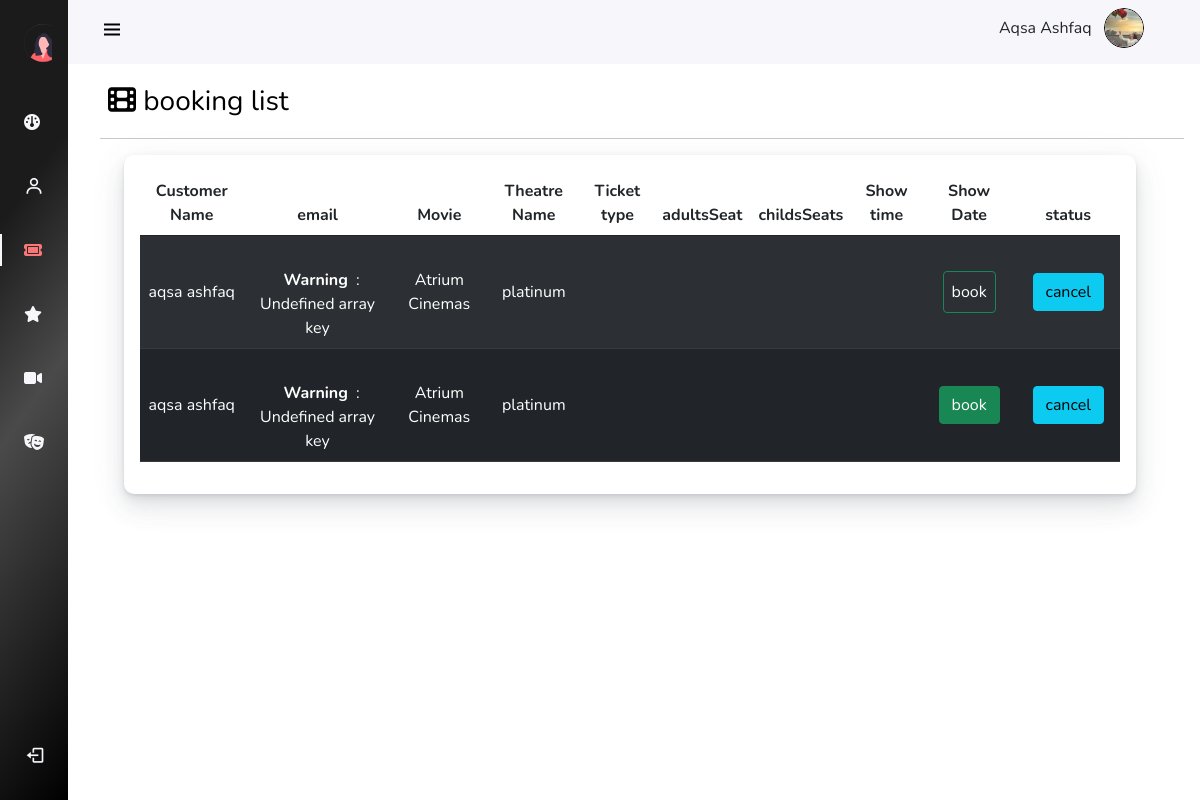
/AdminPanel/Pages/booking.php (signed in), run on the app's committed database.
### tables this page shows
CREATE TABLE `booking` (
  `booking_id` int(11) NOT NULL,
  `customer-name` varchar(255) NOT NULL,
  `movieTitle` varchar(255) NOT NULL,
  `theater-name` varchar(255) NOT NULL,
  `ticket-type` varchar(255) NOT NULL,
  `child-seats` int(11) NOT NULL,
  `showtime` time NOT NULL,
  `showdate` date NOT NULL,
  `email` varchar(255) NOT NULL,
  `adult-seats` int(11) NOT NULL
);

### AdminPanel/Pages/booking.php (the view, shortened to what this page needs)
<?php
include("scripts.php");
include("Config.php");
?>
<!DOCTYPE html>
<html lang="en">
<head>
    <link rel="stylesheet" href="../assets/css/instyle.css">
</head>
<body id="body-pd">
    <header class="header" id="header">
        <div class="header_toggle"> <i class='bx bx-menu' id="header-toggle"></i> </div>
        <div class="d-flex" >
                <p class="pt-2"> <?php echo $_SESSION['full_name'];?> </p>&nbsp;&nbsp;&nbsp;
                <div class="header_img ms-auto mx-4"> <img class="img-fluid" src="../assets/images/uploads/<?php echo $_SESSION['picture'] ;?> "
                style="width:40px;height:40px;border:1px solid black;border-radius:50px;"  alt="logo"> </div>
             </div>
    </header>
    <div class="l-navbar" id="nav-bar">
        <nav class="nav">
            <div>
                 <a href="#" class="nav_logo"> <img src="../assets/images/adminlogo.svg" alt="">  <span class="nav_logo-name">Admin &nbsp;Panel </span> </a>
                <div class="nav_list">
                    <a href="../index.php" class="nav_link  "> <i class="fa-solid fa-gauge"></i>
                     </a>
                     <a href="../Pages/Users.php" class="nav_link "> <i class='bx bx-user nav_icon'></i>
                    <span class="nav_name ">Users</span> </a>
                     <a href="../Pages/booking.php" class="nav_link active " > <i class="fa-solid fa-ticket"></i> <span class="nav_name">bookings</span> </a>
                     <a href="../Pages/reviews.php" class="nav_link"> <i class="fa-solid fa-star"></i><span class="nav_name">reviews</span> </a>
                     <a href="../Pages/Movies.php" class="nav_link"> <i class="fa-solid fa-video"></i> <span class="nav_name">movies</span> </a>
                     <a href="../Pages/Theaters.php" class="nav_link"><i class="fa-solid fa-masks-theater"></i> <span class="nav_name">theatre</span> </a>
                    </div>
            </div>
                     <a href="#" class="nav_link">
                <form action="logout.php" method="POST">
                <button class="btn btn-transparent m-0 p-0" type="submit" name="Signout">
                    <i class='bx bx-log-out nav_icon'></i> <span class="nav_name">SignOut</span>
                 </a>
        </nav>
    </div>
    <div class=" d-flex">
             <div class="user-l  mt-3">
                <a
                 href="#" class="user-head"><i class="fa-sharp fa-solid fa-film"></i> <span class="nav_name">booking list</span> </a>
             </div>
        </div>
<hr>
<div class="page-content page-container"  id="page-content">
            <div class="padding">
              <div class="row container d-flex justify-content-center">
                <div class="col-lg-12 grid-margin stretch-card">
                  <div class="card ">
                    <div class="card-body">
                      <div class="table-responsive">
                        <form action="" method="post" id="user_del_form"  >
                          <table class="table table-striped table-hover align-middle text-center">
                            <thead>
                              <tr>
                                <th>Customer Name</th>
                                <th >email</th>
                               <th>Movie</th>
                               <th>Theatre Name </th>
                               <th>Ticket type </th>
                                <th>adultsSeat </th>
                               <th>childsSeats</th>
                               <th>Show time</th>
                               <th >Show Date</th>
                               <th colspan=2 >status</th>
                        </tr>
                      </thead>
                      <tbody class="table table-dark table-striped">
                      <?php
                $data = mysqli_query($conn,"SELECT * from booking");
                while ($users_data = mysqli_fetch_array($data)){
                      ?>
                        <tr>
                          <td><?php echo $users_data["customer-name"] ?></td>
                          <td><?php echo $users_data["movieTitle"] ?></td>
                          <td><?php echo $users_data["theater-name"] ?></td>
                          <td><?php echo $users_data["ticket-type"] ?></td>
                          <td><?php echo $users_data["seat-type"] ?></td>
                          <td><?php echo $users_data["Total-seat"] ?></td>
                          <td><?php echo $users_data["show-time"] ?></td>
                          <td><?php echo $users_data["show-date"] ?></td>
                          <td>
                          <form action="adminAccept.php" method="post">
                            <input class="btn btn-success" type="submit" name="book" value="book">
                           </form>
                          </td>
                          <td>
                           <form action="adminAccept.php" method="post">
                            <input class="btn btn-info" type="submit" name="cancel" value="cancel" >
                           </form>
                          </td>
                         </tr>
                        <?php  } ?>
                      </tbody>
                    </form>
</div>
</div>
</div>
</div>
</div>
</div>
</div>
</body>

### AdminPanel/assets/css/instyle.css (style rules this page uses)
:root { --header-height: 3rem;--nav-width: 68px; --first-color: #E46568; --first-color-light: #AFA5D9; --white-color: #F7F6FB; --body-font: 'Nunito', sans-serif; --gradient:linear-gradient(125deg,#5D48A6,#94378C,#CD2671); --normal-font-size: 1rem;--z-fixed: 100 }
body { position: relative; margin: var(--header-height) 0 0 0; padding: 0 1rem; font-family: var(--body-font); font-size: var(--normal-font-size); transition: .5s }
a { text-decoration: none }
.header { width: 100%; height: var(--header-height); position: fixed;top: 0; left: 0; display: flex; align-items: center; justify-content: space-between; padding: 0 1rem; background-color: var(--white-color); z-index: var(--z-fixed); transition: .5s }
.header_toggle { color: black; font-size: 1.5rem; cursor: pointer }
.header_img { width: 35px; height: 35px; display: flex; justify-content: center; border-radius: 50%; overflow: hidden }
.header_img img { width: 40px; }
.l-navbar { position: fixed; top: 0;left: -30%; width: var(--nav-width); height: 100vh; background:linear-gradient(125deg,rgb(27, 27, 27) 25%,rgb(75, 74, 74) 50%,black) 100%; padding: .5rem 1rem 0 0; transition: .5s; z-index: var(--z-fixed) }
.nav { height: 100%; display: flex;flex-direction: column; justify-content: space-between; overflow: hidden }
.nav_logo, .nav_link { display: grid; grid-template-columns: max-content max-content; align-items: center; column-gap: 1rem;padding: .5rem 0 .5rem 1.5rem }
.nav_logo { margin-bottom: 2rem }
.nav_link { position: relative;color: var(--white-color);margin-bottom: 1.5rem;transition: .3s }
.nav_icon { font-size: 1.25rem }
.active { color: rgb(250, 119, 119) }
.active::before { content: '';position: absolute;left: 0;width: 2px;height: 32px;background-color: var(--white-color) }
@media screen and (min-width: 768px) { body { margin: calc(var(--header-height) + 1rem) 0 0 0;padding-left: calc(var(--nav-width) + 2rem) } }
@media screen and (min-width: 768px) { .header { height: calc(var(--header-height) + 1rem);padding: 0 2rem 0 calc(var(--nav-width) + 2rem) } }
@media screen and (min-width: 768px) { .header_img { width: 40px;height: 40px } }
@media screen and (min-width: 768px) { .header_img img { width: 45px } }
@media screen and (min-width: 768px) { .l-navbar { left: 0;padding: 1rem 1rem 0 0 } }
.card { background-color: #fff; border-radius: 10px; border: none; position: relative; margin-bottom: 30px; box-shadow: 0 0.46875rem 2.1875rem rgba(90,97,105,0.1), 0 0.9375rem 1.40625rem rgba(90,97,105,0.1), 0 0.25rem 0.53125rem rgba(90,97,105,0.12), 0 0.125rem 0.1875rem rgba(90,97,105,0.1); }
.user-l .user-head { text-decoration: none; color: black; font-size: 28px; margin-left: 8px; }

### data on the page
booking: value "aqsa ashfaq", movieTitle "Warning : Undefined array key", value "Atrium Cinemas", value "platinum"
booking: value "aqsa ashfaq", movieTitle "Warning : Undefined array key", value "Atrium Cinemas", value "platinum"

### other printed values
$_SESSION['full_name'] "Aqsa Ashfaq"
